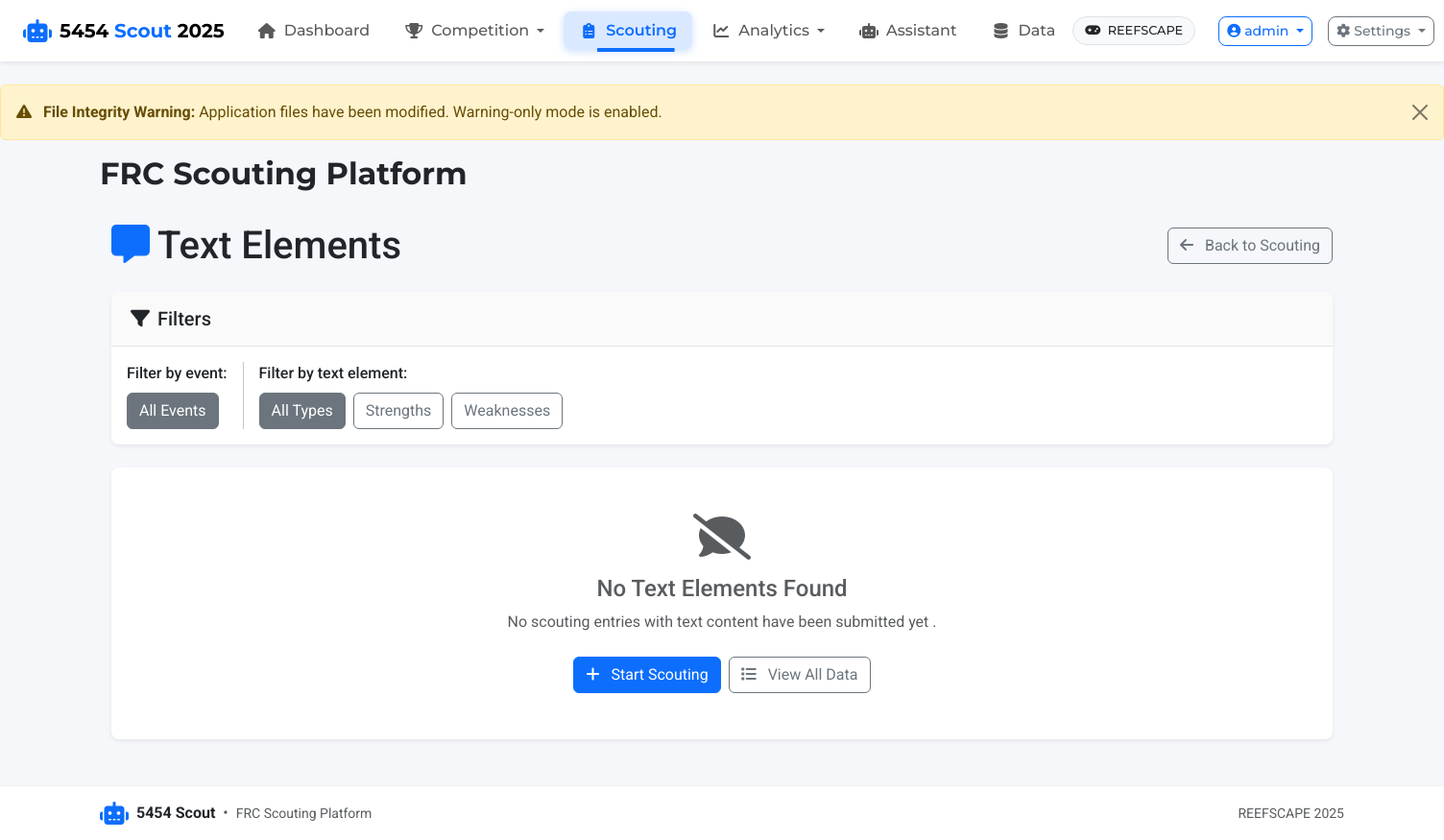
The app's page /scouting/text-elements (signed in), older data.
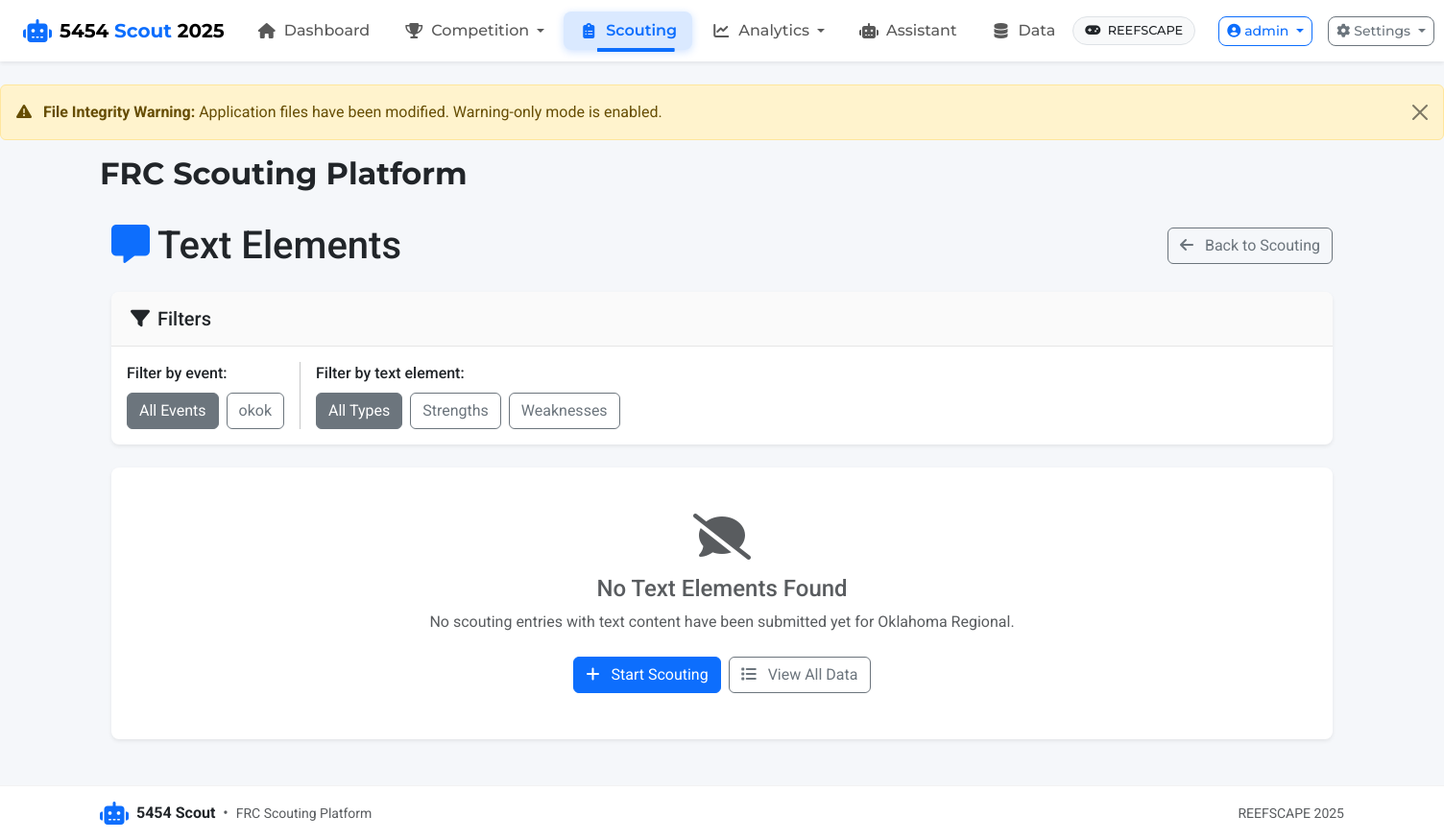
The same page, newer data.
### app/models.py (models this page shows, shortened)
class Event(db.Model):
    id = db.Column(db.Integer, primary_key=True)
    name = db.Column(db.String(100), nullable=False)
    code = db.Column(db.String(20), unique=True)  # Event code like "CALA" or "NYRO"
    location = db.Column(db.String(100))
    start_date = db.Column(db.Date)
    end_date = db.Column(db.Date)
    year = db.Column(db.Integer, nullable=False)
    matches = db.relationship('Match', backref='event', lazy=True)

### app/routes/scouting.py (the view)
@bp.route('/text-elements')
@login_required
def view_text_elements():
    game_config = current_app.config['GAME_CONFIG']
    current_event_code = game_config.get('current_event_code')
    current_event = None
    if current_event_code:
        current_event = Event.query.filter_by(code=current_event_code).first()
    text_elements = game_config.get('post_match', {}).get('text_elements', [])
    if not text_elements:
        flash('No text elements are configured in the game configuration.', 'info')
        return redirect(url_for('scouting.index'))
    query = (ScoutingData.query
             .join(Match)
             .join(Event)
             .join(Team)
             .order_by(ScoutingData.timestamp.desc()))
    if current_event:
        query = query.filter(Event.id == current_event.id)
    all_scouting_data = query.all()
    scouting_entries_with_text = []
    for entry in all_scouting_data:
        has_text_data = False
        text_data = {}
        for element in text_elements:
            element_id = element.get('id')
            if element_id and entry.data.get(element_id):
                value = entry.data.get(element_id, '').strip()
                if value:  # Only include non-empty text
                    text_data[element_id] = value
                    has_text_data = True
        if has_text_data:
            scouting_entries_with_text.append({
                'entry': entry,
                'text_data': text_data
            })
    events = (Event.query
             .join(Match)
             .join(ScoutingData)
             .distinct()
             .order_by(Event.name)
             .all())
    return render_template('scouting/text_elements.html',
                         scouting_entries=scouting_entries_with_text,
                         text_elements=text_elements,
                         events=events,
                         current_event=current_event,
                         game_config=game_config)

### app/models.py (called while the page is built)
    def has_role(self, role_name):
        return any(role.name == role_name for role in self.roles)

    @property
    def data(self):
        return json.loads(self.data_json)

### app/routes/auth.py (called while the page is built)
@bp.app_context_processor
def inject_auth_vars():
    return {
        'current_user': current_user,
        'user_has_role': lambda role: current_user.is_authenticated and current_user.has_role(role)
    }

### run.py (called while the page is built)
@app.before_request
def check_first_run():
    if not User.query.first() and request.path != '/auth/login':
        flash('Database is being initialized. Please wait...', 'info')
        return redirect(url_for('auth.login'))

### app/templates/scouting/text_elements.html (shortened to what the changed rows need)
{% extends "base.html" %}
{% block content %}
<div class="container">
    <div class="d-flex justify-content-between align-items-center mb-4">
        <h1 class="mb-0">
            <i class="fas fa-comment-alt text-primary me-2"></i>Text Elements
        </h1>
    </div>
    <div class="card mb-4">
        <div class="card-body">
            <div class="d-flex flex-wrap gap-3 align-items-center">
                <div>
                    <div class="d-flex gap-2">
                        <button type="button" class="btn btn-outline-secondary event-filter-btn active" data-filter="all">All Events</button>
                        {% for event in events %}
                        <button type="button" class="btn btn-outline-secondary event-filter-btn" data-filter="{{ event.code }}">{{ event.code }}</button>
                        {% endfor %}
                    </div>
                </div>
                <div>
                    <div class="d-flex gap-2">
                        <button type="button" class="btn btn-outline-secondary text-filter-btn active" data-filter="all">All Types</button>
                        {% for element in text_elements %}
                        <button type="button" class="btn btn-outline-secondary text-filter-btn" data-filter="{{ element.id }}">{{ element.name }}</button>
                        {% endfor %}
                    </div>
                </div>
            </div>
        </div>
    </div>
    {% if scouting_entries %}
    <div class="card">
        <div class="card-header bg-primary text-white">
            <h5 class="mb-0">
                <i class="fas fa-list me-2"></i>Text Elements Submitted
                {% if current_event %}
                <span class="badge bg-light text-primary ms-2">{{ current_event.code }}</span>
                {% endif %}
            </h5>
        </div>
        <div class="card-body p-0">
            <div class="table-responsive">
                <table class="table table-hover mb-0">
                    <thead class="table-light">
                        <tr>
                            <th width="120">Team</th>
                            <th width="150">Match</th>
                            <th width="120">Alliance</th>
                            <th width="150">Scout</th>
                            <th width="140">Timestamp</th>
                            <th>Text Content</th>
                            <th width="100">Actions</th>
                        </tr>
                    </thead>
                    <tbody id="text-entries-tbody">
                        {% for item in scouting_entries %}
                        {% set entry = item.entry %}
                        {% set text_data = item.text_data %}
                        <tr class="text-entry-row" data-event-code="{{ entry.match.event.code }}">
                            <td>
                                <a href="{{ url_for('teams.view', team_number=entry.team.team_number) }}" class="text-decoration-none">
                                    <strong>{{ entry.team.team_number }}</strong>
                                </a>
                            </td>
                            <td>
                                <span class="badge bg-secondary small">{{ entry.match.event.code }}</span><br>
                                <span class="badge {% if entry.match.match_type == 'Qualification' %}bg-primary{% elif entry.match.match_type == 'Playoff' %}bg-danger{% elif entry.match.match_type == 'Practice' %}bg-success{% else %}bg-secondary{% endif %} small">
                                    {{ entry.match.match_type }}
                                </span>
                                <span class="text-muted small">{{ entry.match.match_number }}</span>
                            </td>
                            <td>
                                <span class="badge {% if entry.alliance == 'red' %}bg-danger{% elif entry.alliance == 'blue' %}bg-primary{% else %}bg-secondary{% endif %}">
                                    {{ entry.alliance.title() }}
                                </span>
                            </td>
                            <td class="small">
                                {{ entry.scout_name or 'Unknown' }}
                            </td>
                            <td class="small text-muted">
                                {{ entry.timestamp.strftime('%m/%d/%Y %H:%M') }}
                            </td>
                            <td>
                                <div class="text-content-container">
                                    {% for element in text_elements %}
                                        {% set element_id = element.id %}
                                        {% if text_data.get(element_id) %}
                                        <div class="text-element-entry mb-2" data-element-id="{{ element_id }}">
                                            <div class="d-flex align-items-start">
                                                <span class="badge bg-info me-2 flex-shrink-0">{{ element.name }}</span>
                                                <div class="text-content">
                                                    {% if element.multiline %}
                                                        <div class="text-content-preview" style="max-height: 4em; overflow: hidden; text-overflow: ellipsis;">
                                                            {{ text_data[element_id]|truncate(200) }}
                                                        </div>
                                                        {% if text_data[element_id]|length > 200 %}
                                                        <button class="btn btn-link btn-sm p-0 expand-text" data-bs-toggle="modal" data-bs-target="#textModal{{ entry.id }}_{{ element_id }}">
                                                            <small>Read more...</small>
                                                        </button>
                                                        {% endif %}
                                                    {% else %}
                                                        <span class="text-content-single">{{ text_data[element_id] }}</span>
                                                    {% endif %}
                                                </div>
                                            </div>
                                        </div>
                                        {% if element.multiline and text_data[element_id]|length > 200 %}
                                        <div class="modal fade" id="textModal{{ entry.id }}_{{ element_id }}" tabindex="-1" aria-hidden="true">
                                            <div class="modal-dialog modal-lg">
                                                <div class="modal-content">
                                                    <div class="modal-header">
                                                        <h5 class="modal-title">
                                                            <i class="fas fa-comment-alt me-2"></i>{{ element.name }}
                                                            <span class="text-muted ms-2">- Team {{ entry.team.team_number }}</span>
                                                        </h5>
                                                        <button type="button" class="btn-close" data-bs-dismiss="modal" aria-label="Close"></button>
                                                    </div>
                                                    <div class="modal-body">
                                                        <div class="alert alert-info">
                                                            <div class="row">
                                                                <div class="col-md-6">
                                                                    <strong>Team:</strong> {{ entry.team.team_number }} - {{ entry.team.team_name }}<br>
                                                                    <strong>Match:</strong> {{ entry.match.match_type }} {{ entry.match.match_number }}
                                                                </div>
                                                                <div class="col-md-6">
                                                                    <strong>Scout:</strong> {{ entry.scout_name or 'Unknown' }}<br>
                                                                    <strong>Time:</strong> {{ entry.timestamp.strftime('%m/%d/%Y %H:%M') }}
                                                                </div>
                                                            </div>
                                                        </div>
                                                        <div class="text-content-full">
                                                            <pre class="bg-light p-3 rounded">{{ text_data[element_id] }}</pre>
                                                        </div>
                                                    </div>
                                                    <div class="modal-footer">
                                                        <button type="button" class="btn btn-secondary" data-bs-dismiss="modal">Close</button>
                                                        <a href="{{ url_for('scouting.view_data', id=entry.id) }}" class="btn btn-primary">
                                                            <i class="fas fa-eye me-2"></i>View Full Entry
                                                        </a>
                                                    </div>
                                                </div>
                                            </div>
                                        </div>
                                        {% endif %}
                                        {% endif %}
                                    {% endfor %}
                                </div>
                            </td>
                            <td>
                                <div class="btn-group-vertical btn-group-sm" role="group">
                                    <a href="{{ url_for('scouting.view_data', id=entry.id) }}"
                                       class="btn btn-outline-primary btn-sm" title="View Full Entry">
                                        <i class="fas fa-eye"></i>
                                    </a>
                                    <a href="{{ url_for('scouting.scouting_form', team_id=entry.team_id, match_id=entry.match_id) }}"
                                       class="btn btn-outline-warning btn-sm" title="Edit Entry">
                                        <i class="fas fa-edit"></i>
                                    </a>
                                </div>
                            </td>
                        </tr>
                        {% endfor %}
                    </tbody>
                </table>
            </div>
        </div>
        <div class="card-footer bg-light">
            <div class="d-flex justify-content-between align-items-center">
                <span id="entries-count">Total entries: {{ scouting_entries|length }}</span>
                <div class="btn-group" role="group">
                    <a href="{{ url_for('data.export_excel') }}" class="btn btn-success btn-sm">
                        <i class="fas fa-file-excel me-2"></i> Export to Excel
                    </a>
                    <a href="{{ url_for('scouting.list_data') }}" class="btn btn-outline-primary btn-sm">
                        <i class="fas fa-list me-2"></i> All Scouting Data
                    </a>
                </div>
            </div>
        </div>
    </div>
    {% else %}
    <div class="card">
        <div class="card-body text-center py-5">
            <i class="fas fa-comment-slash fa-3x text-muted mb-3"></i>
            <h4 class="text-muted">No Text Elements Found</h4>
            <p class="text-muted mb-4">
                No scouting entries with text content have been submitted yet
                {% if current_event %}for {{ current_event.name }}{% endif %}.
            </p>
            <div class="d-grid gap-2 d-md-flex justify-content-md-center">
                <a href="{{ url_for('scouting.scouting_form') }}" class="btn btn-primary">
                </a>
                <a href="{{ url_for('scouting.list_data') }}" class="btn btn-outline-secondary">
                </a>
            </div>
        </div>
    </div>
    {% endif %}
</div>
{% endblock %}

Row changes from the older to the newer data that the page shows:
added Event: code "okok", name "Oklahoma Regional"
Text that changed along with them:
text now shown: "for"
